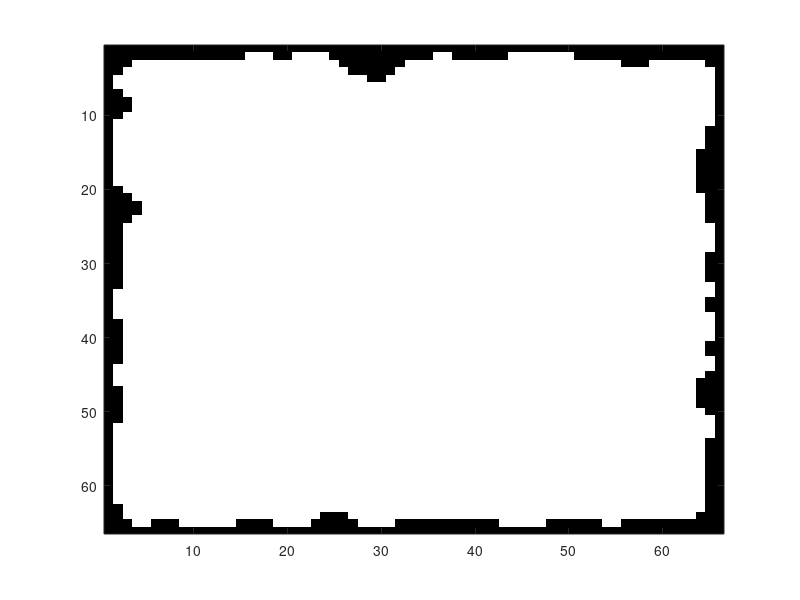

This figure's MATLAB source:
%%%%%%%%%%%%%%%%%%%%%%%%%%%%%%%%%%%%%%%%%%%%%%%%%%%%%%%%%%%%%%%%%
% Introduction to Scientific Computing - WBCS14003              %
%                                                               %
%  Simulate spatial pattern formation in Matlab                 %
%  via cellular automata                                        %
%                                                               %
%%%%%%%%%%%%%%%%%%%%%%%%%%%%%%%%%%%%%%%%%%%%%%%%%%%%%%%%%%%%%%%%%

clc;                                 % clear the command window 
close all                            % close open figure windows      
clear all;                           % remove items from the workspace

n=64;                                % number of cells horizontally/vertically
p=0.7;                               % probability that a cell is alive 
max_gen=100;                         % maximal number of generations

% Initialize matrix A 
imname='random';                     % name of the pattern
A=rand(n,n)<p;                       % n x n matrix A with random zeroes/ones
                                     % expected number of living cells is p (for n large)

% Print the initial fraction of living cells on the screen
fprintf('initial fraction of living cells=%f\n',sum(sum(abs(A)))/n^2);

% Display the initial pattern of living and dead cells as an image 
% The living cells are white, the dead cells black. 
figure;                              % open a figure window
imHandle = imagesc(A,[0 1]);         % display the matrix A as an image. 
                                     % The value range of A is [0 1].
colormap(gray);                      % set a gray scale color table

% Write the image to a PNG file
gen=1;                               % current generation number 
imfile = [imname,'_n=',int2str(n),'_p=',num2str(p),'_gen=',int2str(gen),'.png'];
imwrite(A, imfile);                  % write A 

% Expand matrix A to matrix A1 because of the extra borders needed
A1=zeros(n+2,n+2);                   % initialise (n+2)x(n+2) matrix with zeroes 
A1(2:n+1,2:n+1)=A;                   % Insert matrix A in matrix A1 
A2=zeros(n+2,n+2);
% Now compute the successive generations via the majority rule. 
% The algorithm should terminate as soon as no more differences 
% occur between successive generations.
imHandle = imagesc(A1,[0 1]);        % display the matrix A1 as an image. 
                                     % The value range of A is [0 1].
colormap(gray);                      % set a gray scale color table

while gen<=max_gen
  A2 = A1;
  for j=2:n+1
    for k=2:n+1
      neighborSum=0;
      M=A2(j-1:j+1,k-1:k+1);
      neighborSum = sum(sum(M))-M(2,2);
      if (A1(j,k) == 1 && neighborSum < 4)
        A1(j,k) = 0;
      elseif (A1(j,k) == 0 && neighborSum > 4)
        A1(j,k) = 1;
      end
    end
  end
  if A1 == A2
    break;
  end
  gen++;
  set(imHandle, 'CData', A1);
  drawnow;
  imfile = [imname,'_n=',int2str(n),'_p=',num2str(p),'_gen=',int2str(gen),'.png'];
  imwrite(A1, imfile); 
end

%while gen < max_gen
%  imshow(A1);
%  drawnow;
%  neighborSum = conv2(A1, [1 1 1; 1 0 1; 1 1 1], 'same');
%  A1 = double((A1 & neighborSum < 4) | neighborSum>4);
%  gen++;
%end
